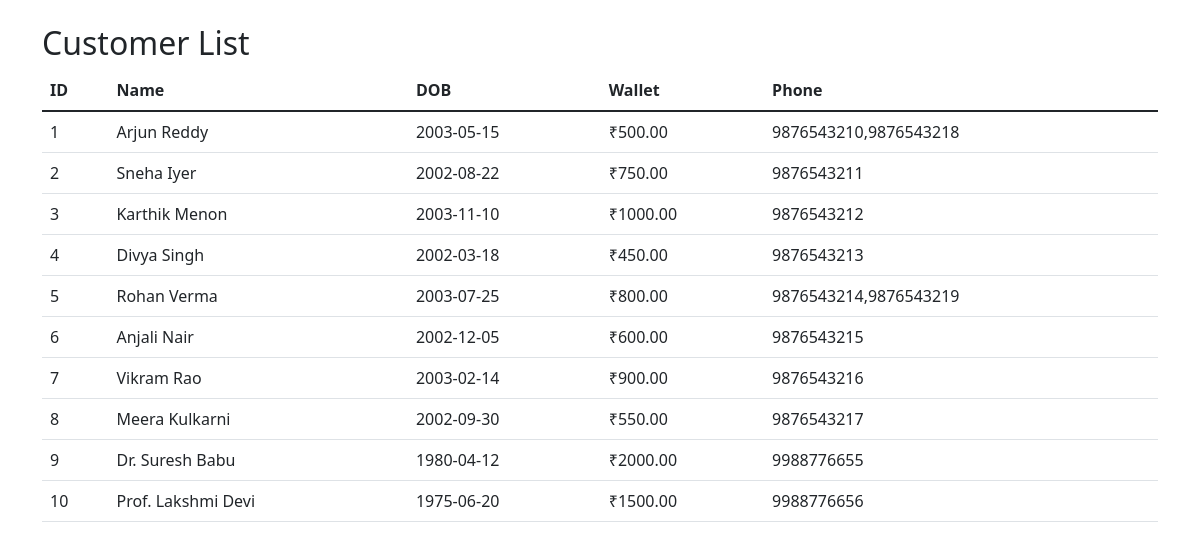
/UI/admin/customers.php (signed in), run on the app's committed database.
### tables this page shows
CREATE TABLE CUSTOMER (
    Customer_ID INT PRIMARY KEY AUTO_INCREMENT,
    Name VARCHAR(100) NOT NULL,
    DOB DATE,
    Wallet_Bal DECIMAL(10, 2) DEFAULT 0.00,
    Is_Active BOOLEAN DEFAULT TRUE
);

### UI/admin/customers.php (the view, shortened to what this page needs)
<?php
$conn = getDBConnection();
$customers = $conn->query("SELECT c.*, GROUP_CONCAT(cp.Phone_No) as phones FROM CUSTOMER c LEFT JOIN Customer_Phone_NO cp ON c.Customer_ID = cp.Customer_ID GROUP BY c.Customer_ID");
?>
<!DOCTYPE html>
<html>
<head>
    <link href="https://cdn.jsdelivr.net/npm/bootstrap@5.1.3/dist/css/bootstrap.min.css" rel="stylesheet">
</head>
<body>
    <div class="container mt-4">
        <h2>Customer List</h2>
        <table class="table">
            <thead><tr><th>ID</th><th>Name</th><th>DOB</th><th>Wallet</th><th>Phone</th></tr></thead>
            <tbody>
                <?php while($c = $customers->fetch_assoc()): ?>
                <tr>
                    <td><?php echo $c['Customer_ID']; ?></td>
                    <td><?php echo $c['Name']; ?></td>
                    <td><?php echo $c['DOB']; ?></td>
                    <td>₹<?php echo $c['Wallet_Bal']; ?></td>
                    <td><?php echo $c['phones']; ?></td>
                </tr>
                <?php endwhile; ?>
            </tbody>
        </table>
    </div>
</body>
</html>

### data on the page
customer: Customer_ID "1", Name "Arjun Reddy", DOB "2003-05-15", Wallet_Bal "500.00", phones "9876543210,9876543218"
customer: Customer_ID "2", Name "Sneha Iyer", DOB "2002-08-22", Wallet_Bal "750.00", phones "9876543211"
customer: Customer_ID "3", Name "Karthik Menon", DOB "2003-11-10", Wallet_Bal "1000.00", phones "9876543212"
customer: Customer_ID "4", Name "Divya Singh", DOB "2002-03-18", Wallet_Bal "450.00", phones "9876543213"
customer: Customer_ID "5", Name "Rohan Verma", DOB "2003-07-25", Wallet_Bal "800.00", phones "9876543214,9876543219"
customer: Customer_ID "6", Name "Anjali Nair", DOB "2002-12-05", Wallet_Bal "600.00", phones "9876543215"
customer: Customer_ID "7", Name "Vikram Rao", DOB "2003-02-14", Wallet_Bal "900.00", phones "9876543216"
customer: Customer_ID "8", Name "Meera Kulkarni", DOB "2002-09-30", Wallet_Bal "550.00", phones "9876543217"
customer: Customer_ID "9", Name "Dr. Suresh Babu", DOB "1980-04-12", Wallet_Bal "2000.00", phones "9988776655"
customer: Customer_ID "10", Name "Prof. Lakshmi Devi", DOB "1975-06-20", Wallet_Bal "1500.00", phones "9988776656"
